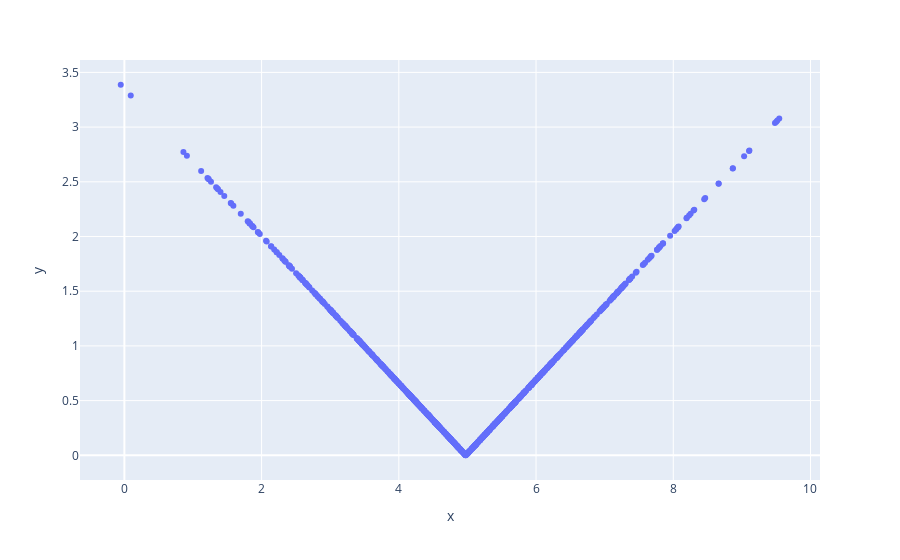
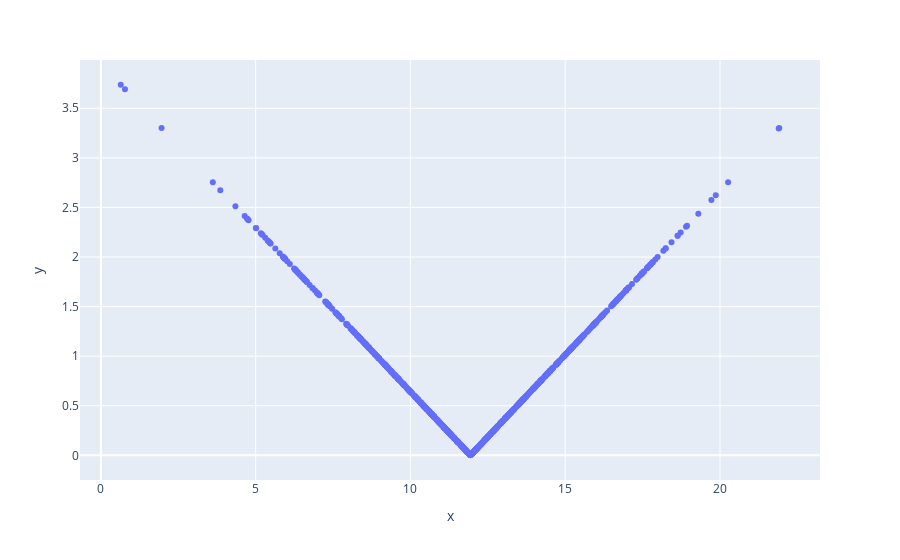
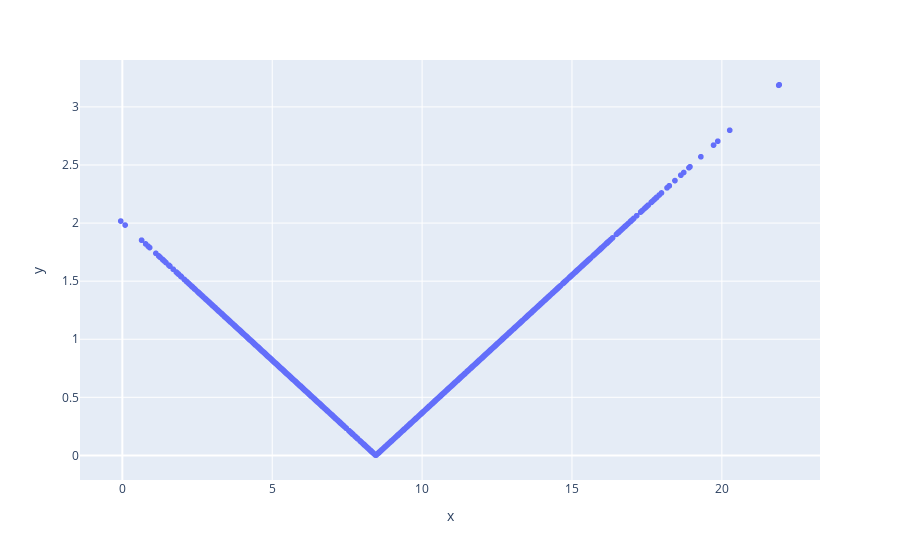

Notebook code for these charts, in order:
### Code cell
#Add code to create a scatterplot
ds3 = np.concatenate((ds1, ds2));

scatter_mean_5 = px.scatter(x=ds1,y = selfExp(ds1) )
scatter_mean_5.show()

scatter_mean_12 = px.scatter(x=ds2,y = selfExp(ds2) )
scatter_mean_12.show()

scatter_all = px.scatter(x=ds3,y = selfExp(ds3))
scatter_all.show()

### Figure 1 — Plotly figure (JSON) as saved in the notebook; plotly's stock layout.template omitted (floating-point values rounded to 4 significant figures; data arrays with more than 128 entries replaced by an {"elided": "..."} marker saying what was removed)
{"data": [{"hovertemplate": "x=%{x}<br>y=%{y}<extra></extra>", "legendgroup": "", "marker": {"color": "#636efa", "symbol": "circle"}, "mode": "markers", "name": "", "orientation": "v", "showlegend": false, "type": "scatter", "x": {"elided": "1000 float values"}, "xaxis": "x", "y": {"elided": "1000 float values"}, "yaxis": "y"}], "layout": {"legend": {"tracegroupgap": 0}, "margin": {"t": 60}, "xaxis": {"anchor": "y", "domain": [0, 1], "title": {"text": "x"}}, "yaxis": {"anchor": "x", "domain": [0, 1], "title": {"text": "y"}}}}

### Figure 2 — Plotly figure (JSON) as saved in the notebook; plotly's stock layout.template omitted (floating-point values rounded to 4 significant figures; data arrays with more than 128 entries replaced by an {"elided": "..."} marker saying what was removed)
{"data": [{"hovertemplate": "x=%{x}<br>y=%{y}<extra></extra>", "legendgroup": "", "marker": {"color": "#636efa", "symbol": "circle"}, "mode": "markers", "name": "", "orientation": "v", "showlegend": false, "type": "scatter", "x": {"elided": "1000 float values"}, "xaxis": "x", "y": {"elided": "1000 float values"}, "yaxis": "y"}], "layout": {"legend": {"tracegroupgap": 0}, "margin": {"t": 60}, "xaxis": {"anchor": "y", "domain": [0, 1], "title": {"text": "x"}}, "yaxis": {"anchor": "x", "domain": [0, 1], "title": {"text": "y"}}}}

### Figure 3 — Plotly figure (JSON) as saved in the notebook; plotly's stock layout.template omitted (floating-point values rounded to 4 significant figures; data arrays with more than 128 entries replaced by an {"elided": "..."} marker saying what was removed)
{"data": [{"hovertemplate": "x=%{x}<br>y=%{y}<extra></extra>", "legendgroup": "", "marker": {"color": "#636efa", "symbol": "circle"}, "mode": "markers", "name": "", "showlegend": false, "type": "scattergl", "x": {"elided": "2000 float values"}, "xaxis": "x", "y": {"elided": "2000 float values"}, "yaxis": "y"}], "layout": {"legend": {"tracegroupgap": 0}, "margin": {"t": 60}, "xaxis": {"anchor": "y", "domain": [0, 1], "title": {"text": "x"}}, "yaxis": {"anchor": "x", "domain": [0, 1], "title": {"text": "y"}}}}
